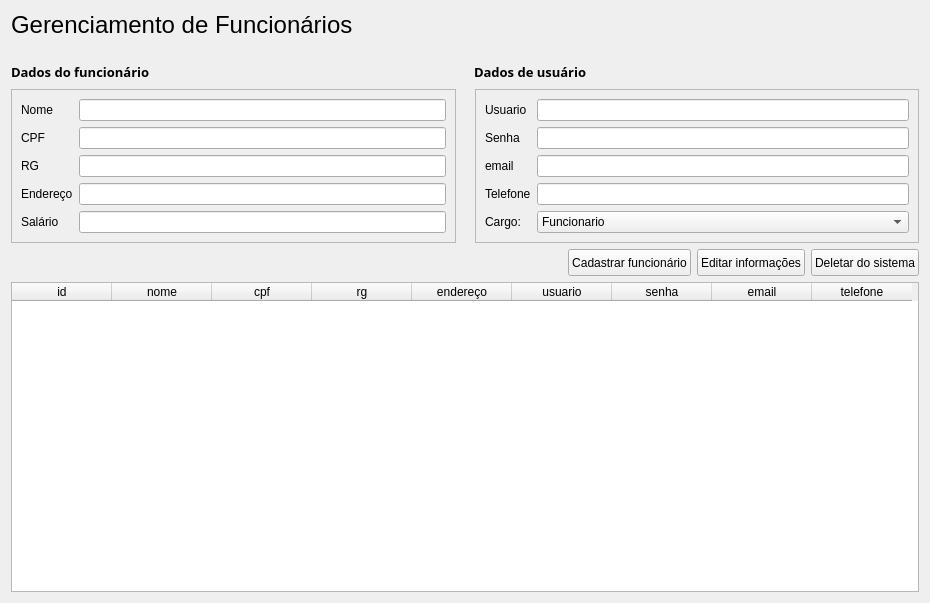
<?xml version="1.0" encoding="UTF-8"?>
<ui version="4.0">
 <class>Form</class>
 <widget class="QWidget" name="Form">
  <property name="geometry">
   <rect>
    <x>0</x>
    <y>0</y>
    <width>930</width>
    <height>603</height>
   </rect>
  </property>
  <property name="font">
   <font>
    <pointsize>9</pointsize>
   </font>
  </property>
  <property name="windowTitle">
   <string>Form</string>
  </property>
  <layout class="QVBoxLayout" name="verticalLayout_2">
   <item>
    <widget class="QLabel" name="title">
     <property name="font">
      <font>
       <family>MS Shell Dlg 2</family>
       <pointsize>18</pointsize>
       <weight>50</weight>
       <bold>false</bold>
      </font>
     </property>
     <property name="text">
      <string>Gerenciamento de Funcionários</string>
     </property>
    </widget>
   </item>
   <item>
    <spacer name="verticalSpacer">
     <property name="orientation">
      <enum>Qt::Vertical</enum>
     </property>
     <property name="sizeType">
      <enum>QSizePolicy::Preferred</enum>
     </property>
     <property name="sizeHint" stdset="0">
      <size>
       <width>20</width>
       <height>18</height>
      </size>
     </property>
    </spacer>
   </item>
   <item>
    <layout class="QVBoxLayout" name="verticalLayout">
     <item>
      <layout class="QHBoxLayout" name="horizontalLayout_3">
       <item>
        <widget class="QLabel" name="label_2">
         <property name="font">
          <font>
           <family>Segoe UI Semilight</family>
           <pointsize>10</pointsize>
           <weight>75</weight>
           <bold>true</bold>
          </font>
         </property>
         <property name="text">
          <string>Dados do funcionário</string>
         </property>
         <property name="alignment">
          <set>Qt::AlignLeading|Qt::AlignLeft|Qt::AlignTop</set>
         </property>
        </widget>
       </item>
       <item>
        <spacer name="horizontalSpacer_3">
         <property name="orientation">
          <enum>Qt::Horizontal</enum>
         </property>
         <property name="sizeType">
          <enum>QSizePolicy::Preferred</enum>
         </property>
         <property name="sizeHint" stdset="0">
          <size>
           <width>11</width>
           <height>20</height>
          </size>
         </property>
        </spacer>
       </item>
       <item>
        <widget class="QLabel" name="label">
         <property name="font">
          <font>
           <family>Segoe UI Semilight</family>
           <pointsize>10</pointsize>
           <weight>75</weight>
           <bold>true</bold>
          </font>
         </property>
         <property name="text">
          <string>Dados de usuário</string>
         </property>
         <property name="alignment">
          <set>Qt::AlignLeading|Qt::AlignLeft|Qt::AlignTop</set>
         </property>
        </widget>
       </item>
      </layout>
     </item>
     <item>
      <layout class="QHBoxLayout" name="horizontalLayout">
       <item>
        <widget class="QFrame" name="formFrame">
         <property name="frameShape">
          <enum>QFrame::StyledPanel</enum>
         </property>
         <layout class="QFormLayout" name="formLayout">
          <item row="0" column="0">
           <widget class="QLabel" name="nameLabel">
            <property name="text">
             <string>Nome</string>
            </property>
           </widget>
          </item>
          <item row="0" column="1">
           <widget class="QLineEdit" name="name"/>
          </item>
          <item row="1" column="0">
           <widget class="QLabel" name="cpfLabel">
            <property name="text">
             <string>CPF</string>
            </property>
           </widget>
          </item>
          <item row="1" column="1">
           <widget class="QLineEdit" name="cpf"/>
          </item>
          <item row="2" column="0">
           <widget class="QLabel" name="rgLabel">
            <property name="text">
             <string>RG</string>
            </property>
           </widget>
          </item>
          <item row="2" column="1">
           <widget class="QLineEdit" name="rg"/>
          </item>
          <item row="3" column="0">
           <widget class="QLabel" name="addressLabel">
            <property name="text">
             <string>Endereço</string>
            </property>
           </widget>
          </item>
          <item row="3" column="1">
           <widget class="QLineEdit" name="address"/>
          </item>
          <item row="4" column="0">
           <widget class="QLabel" name="salaryLabel">
            <property name="text">
             <string>Salário</string>
            </property>
           </widget>
          </item>
          <item row="4" column="1">
           <widget class="QLineEdit" name="salary"/>
          </item>
         </layout>
        </widget>
       </item>
       <item>
        <spacer name="horizontalSpacer">
         <property name="orientation">
          <enum>Qt::Horizontal</enum>
         </property>
         <property name="sizeType">
          <enum>QSizePolicy::Preferred</enum>
         </property>
         <property name="sizeHint" stdset="0">
          <size>
           <width>13</width>
           <height>20</height>
          </size>
         </property>
        </spacer>
       </item>
       <item>
        <widget class="QFrame" name="formFrame_2">
         <property name="frameShape">
          <enum>QFrame::StyledPanel</enum>
         </property>
         <layout class="QFormLayout" name="formLayout_2">
          <item row="0" column="0">
           <widget class="QLabel" name="userLabel">
            <property name="text">
             <string>Usuario</string>
            </property>
           </widget>
          </item>
          <item row="0" column="1">
           <widget class="QLineEdit" name="user"/>
          </item>
          <item row="1" column="0">
           <widget class="QLabel" name="passwordLabel">
            <property name="text">
             <string>Senha</string>
            </property>
           </widget>
          </item>
          <item row="1" column="1">
           <widget class="QLineEdit" name="password"/>
          </item>
          <item row="2" column="0">
           <widget class="QLabel" name="emailLabel">
            <property name="text">
             <string>email</string>
            </property>
           </widget>
          </item>
          <item row="2" column="1">
           <widget class="QLineEdit" name="email"/>
          </item>
          <item row="3" column="0">
           <widget class="QLabel" name="phoneLabel">
            <property name="text">
             <string>Telefone</string>
            </property>
           </widget>
          </item>
          <item row="3" column="1">
           <widget class="QLineEdit" name="phone"/>
          </item>
          <item row="4" column="1">
           <widget class="QComboBox" name="comboBox">
            <item>
             <property name="text">
              <string>Funcionario</string>
             </property>
            </item>
            <item>
             <property name="text">
              <string>Gerente</string>
             </property>
            </item>
           </widget>
          </item>
          <item row="4" column="0">
           <widget class="QLabel" name="label_3">
            <property name="text">
             <string>Cargo:</string>
            </property>
           </widget>
          </item>
         </layout>
        </widget>
       </item>
      </layout>
     </item>
    </layout>
   </item>
   <item>
    <widget class="QFrame" name="frame">
     <layout class="QHBoxLayout" name="horizontalLayout_2">
      <property name="leftMargin">
       <number>0</number>
      </property>
      <property name="topMargin">
       <number>0</number>
      </property>
      <property name="rightMargin">
       <number>0</number>
      </property>
      <property name="bottomMargin">
       <number>0</number>
      </property>
      <item>
       <spacer name="horizontalSpacer_2">
        <property name="orientation">
         <enum>Qt::Horizontal</enum>
        </property>
        <property name="sizeHint" stdset="0">
         <size>
          <width>40</width>
          <height>20</height>
         </size>
        </property>
       </spacer>
      </item>
      <item>
       <widget class="QPushButton" name="pushButton">
        <property name="minimumSize">
         <size>
          <width>0</width>
          <height>27</height>
         </size>
        </property>
        <property name="text">
         <string>Cadastrar funcionário</string>
        </property>
       </widget>
      </item>
      <item>
       <widget class="QPushButton" name="pushButton_2">
        <property name="minimumSize">
         <size>
          <width>0</width>
          <height>27</height>
         </size>
        </property>
        <property name="text">
         <string>Editar informações</string>
        </property>
       </widget>
      </item>
      <item>
       <widget class="QPushButton" name="pushButton_3">
        <property name="minimumSize">
         <size>
          <width>0</width>
          <height>27</height>
         </size>
        </property>
        <property name="text">
         <string>Deletar do sistema</string>
        </property>
       </widget>
      </item>
     </layout>
    </widget>
   </item>
   <item>
    <widget class="QTableWidget" name="table">
     <column>
      <property name="text">
       <string>id</string>
      </property>
     </column>
     <column>
      <property name="text">
       <string>nome</string>
      </property>
     </column>
     <column>
      <property name="text">
       <string>cpf</string>
      </property>
     </column>
     <column>
      <property name="text">
       <string>rg</string>
      </property>
     </column>
     <column>
      <property name="text">
       <string>endereço</string>
      </property>
     </column>
     <column>
      <property name="text">
       <string>usuario</string>
      </property>
     </column>
     <column>
      <property name="text">
       <string>senha</string>
      </property>
     </column>
     <column>
      <property name="text">
       <string>email</string>
      </property>
     </column>
     <column>
      <property name="text">
       <string>telefone</string>
      </property>
     </column>
    </widget>
   </item>
  </layout>
 </widget>
 <resources/>
 <connections/>
</ui>
